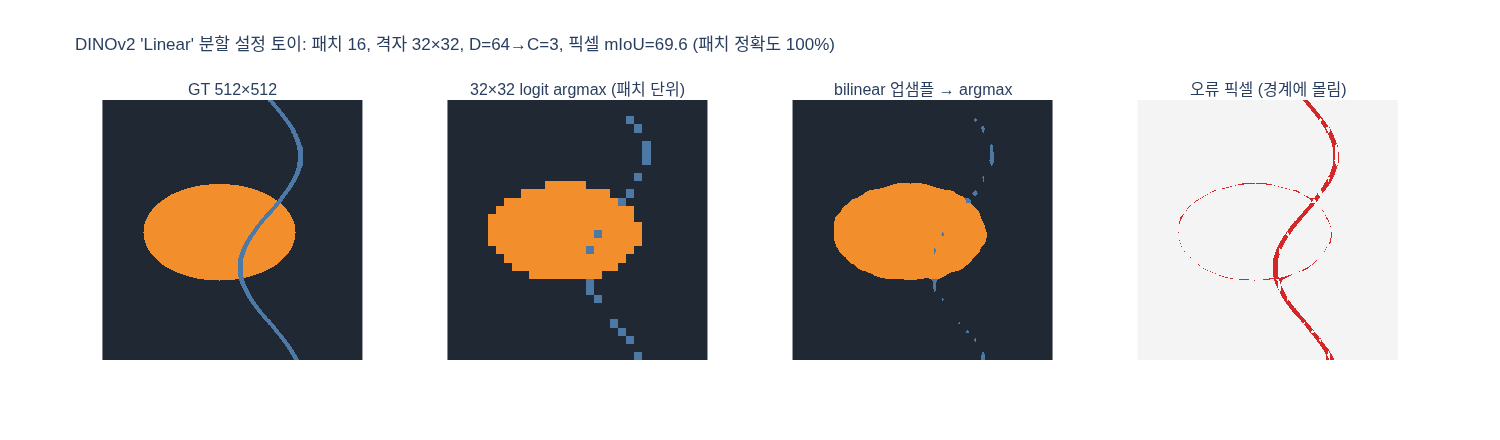

Generate this figure with Python:
# %% [markdown]
# # DINOv2 semantic segmentation "Linear" 설정 — numpy 토이 재현
#
# 논문(Sec. 7.4)의 **Linear** 설정:
#
# 1. frozen ViT 백본이 512×512 입력을 패치 크기 $p=16$으로 쪼개 $32\times32$ 개의 패치 토큰 $\mathbf{x}_{ij}\in\mathbb{R}^D$ 를 낸다.
# 2. 패치마다 **같은** 선형 층 $W\in\mathbb{R}^{C\times D}$ 를 적용해 저해상도 logit map $\mathbf{z}\in\mathbb{R}^{32\times32\times C}$ 를 만든다.
#    $$\mathbf{z}_{ij} = W\mathbf{x}_{ij} + \mathbf{b}$$
# 3. logit map을 512×512로 **bilinear 업샘플링**한 뒤 argmax → 분할 마스크.
#
# 이 스크립트는 백본을 학습하지 않고, "패치 토큰이 클래스 정보를 선형적으로 담고 있다"는 가정만
# 합성 데이터로 흉내 내서 **왜 경계가 뭉개지는지**를 mIoU 숫자와 그림으로 확인한다.

# %%
# 필요 패키지: numpy, plotly, kaleido (scipy는 있으면 사용, 없으면 numpy bilinear 구현으로 대체)
import numpy as np
import plotly.graph_objects as go
from plotly.subplots import make_subplots
from pathlib import Path


def _show(fig):
    try:
        from IPython import get_ipython
        if get_ipython() is not None:  # VSCode 셀/Jupyter에서만 렌더링
            fig.show()
    except ImportError:
        pass


rng = np.random.default_rng(0)
H = W = 512          # 입력/출력 해상도
P = 16               # 패치 크기
G = H // P           # 패치 격자 한 변 = 32
C = 3                # 클래스 수 (배경 / 물체A / 물체B)
D = 64               # 토큰 차원 (실제 ViT-g는 1536)
print(f"패치 격자: {G}x{G} = {G*G} 토큰, 각 토큰 {D}차원, 클래스 {C}개")
# 출력: 패치 격자: 32x32 = 1024 토큰, 각 토큰 64차원, 클래스 3개

# %% [markdown]
# ## 1. 곡선 경계를 가진 512×512 ground-truth 마스크
#
# 클래스 1은 기울어진 타원, 클래스 2는 얇은 곡선 띠(가늘고 굽은 물체 — 저해상도에서 특히 취약한 형태).

# %%
yy, xx = np.mgrid[0:H, 0:W].astype(np.float64)
u = (xx - 230) / 150.0
v = (yy - 260) / 95.0
theta = np.deg2rad(25)
ur = u * np.cos(theta) - v * np.sin(theta)
vr = u * np.sin(theta) + v * np.cos(theta)
ellipse = (ur**2 + vr**2) <= 1.0

band_center = 330 + 60 * np.sin(yy / 70.0)          # x 위치가 y에 따라 흔들리는 띠
band = np.abs(xx - band_center) < 5                 # 폭 10px < 패치 한 변(16px)

gt = np.zeros((H, W), dtype=np.int64)
gt[ellipse] = 1
gt[band] = 2                                        # 띠가 타원 위를 지나면 띠가 우선
for c in range(C):
    print(f"class {c}: {(gt == c).mean()*100:5.1f}% 픽셀")
# 출력: class 0:  81.6% 픽셀
# 출력: class 1:  16.5% 픽셀
# 출력: class 2:   2.0% 픽셀

# %% [markdown]
# ## 2. 패치 토큰 시뮬레이션 (frozen 백본 흉내)
#
# 각 패치의 토큰은 그 패치 안 픽셀들의 **클래스 비율** $\pi_{ij}\in\Delta^{C}$ 에 따라 클래스 프로토타입
# $\mu_c\in\mathbb{R}^D$ 를 섞은 벡터 + 노이즈로 만든다:
# $$\mathbf{x}_{ij} = \sum_c \pi_{ij,c}\,\mu_c + \epsilon,\qquad \epsilon\sim\mathcal N(0,\sigma^2 I)$$
# 핵심 가정: **한 패치 = 한 토큰**. 경계가 패치 안을 지나가면 그 정보는 토큰 하나에 뭉개져 들어간다.

# %%
# (32,32,16,16) 블록으로 재배열 → 패치별 클래스 히스토그램
gt_blocks = gt.reshape(G, P, G, P).transpose(0, 2, 1, 3).reshape(G, G, P * P)
pi = np.stack([(gt_blocks == c).mean(-1) for c in range(C)], axis=-1)   # (32,32,C)

mu = rng.normal(size=(C, D)) * 1.0                # 클래스 프로토타입
sigma = 0.6
tokens = pi @ mu + rng.normal(size=(G, G, D)) * sigma   # (32,32,D)
print("tokens.shape =", tokens.shape)
pure = (pi.max(-1) == 1.0).mean()
print(f"단일 클래스만 담은 '순수' 패치 비율: {pure*100:.1f}%  → 나머지는 경계가 지나는 혼합 패치")
# 출력: tokens.shape = (32, 32, 64)
# 출력: 단일 클래스만 담은 '순수' 패치 비율: 88.4%  → 나머지는 경계가 지나는 혼합 패치

# %% [markdown]
# ## 3. 선형 층 $D\to C$ 학습 (패치 단위 분류)
#
# 논문처럼 타깃은 **패치 해상도**로 내린 GT(여기선 패치의 다수 클래스)이고, 손실은 cross-entropy.
# 파라미터는 $W\in\mathbb{R}^{C\times D},\ \mathbf b\in\mathbb{R}^C$ 만 학습한다 — 백본(=tokens)은 frozen.

# %%
X = tokens.reshape(-1, D)                         # (1024, D)
y = pi.reshape(-1, C).argmax(-1)                  # 패치의 다수 클래스 (1024,)
Y = np.eye(C)[y]

Wl = np.zeros((D, C)); bl = np.zeros(C)
lr = 0.5
for it in range(300):
    logits = X @ Wl + bl
    prob = np.exp(logits - logits.max(1, keepdims=True)); prob /= prob.sum(1, keepdims=True)
    grad = (prob - Y) / len(X)
    Wl -= lr * X.T @ grad
    bl -= lr * grad.sum(0)
loss = -np.log(prob[np.arange(len(y)), y] + 1e-12).mean()
patch_acc = ((X @ Wl + bl).argmax(-1) == y).mean()
print(f"학습 후 CE loss = {loss:.3f}, 패치 단위 정확도 = {patch_acc*100:.1f}%")
print(f"학습 파라미터 수 = {Wl.size + bl.size}  (D*C + C)")
# 출력: 학습 후 CE loss = 0.003, 패치 단위 정확도 = 100.0%
# 출력: 학습 파라미터 수 = 195  (D*C + C)

# %% [markdown]
# ## 4. 32×32 logit map → 512×512 bilinear 업샘플링 → argmax
#
# 업샘플링은 **logit** 에 대해 수행한 뒤 argmax 한다(논문 순서). 픽셀 $(r,s)$ 의 값은 주변 4개 패치 중심의 logit을
# 거리 가중 평균한 것이므로, 경계는 최대 패치 한 변(16px) 폭에 걸쳐 부드럽게 섞인다.

# %%
logit_map = (tokens @ Wl + bl)                    # (32,32,C) 저해상도 logit map
pred_lowres = logit_map.argmax(-1)                # 32×32 예측


def bilinear_upsample(z, out_h, out_w):
    """z: (h,w,C) → (out_h,out_w,C). align_corners=False 방식(패치 중심을 픽셀 중심에 맞춤)."""
    h, w, _ = z.shape
    ys = (np.arange(out_h) + 0.5) * h / out_h - 0.5
    xs = (np.arange(out_w) + 0.5) * w / out_w - 0.5
    ys = np.clip(ys, 0, h - 1); xs = np.clip(xs, 0, w - 1)
    y0 = np.floor(ys).astype(int); x0 = np.floor(xs).astype(int)
    y1 = np.minimum(y0 + 1, h - 1); x1 = np.minimum(x0 + 1, w - 1)
    wy = (ys - y0)[:, None, None]; wx = (xs - x0)[None, :, None]
    return ((1 - wy) * (1 - wx) * z[y0][:, x0] + (1 - wy) * wx * z[y0][:, x1]
            + wy * (1 - wx) * z[y1][:, x0] + wy * wx * z[y1][:, x1])


try:
    from scipy.ndimage import zoom
    logit_up = np.stack([zoom(logit_map[..., c], P, order=1, grid_mode=True, mode="nearest")
                         for c in range(C)], -1)
    how = "scipy.ndimage.zoom(order=1)"
except ImportError:
    logit_up = bilinear_upsample(logit_map, H, W)
    how = "numpy bilinear"
pred_linear = logit_up.argmax(-1)                 # 최종 512×512 분할
pred_nearest = np.repeat(np.repeat(pred_lowres, P, 0), P, 1)   # 비교용: 그냥 블록 복제
print(f"업샘플링 방식: {how}, logit_up.shape = {logit_up.shape}")
# 출력: 업샘플링 방식: scipy.ndimage.zoom(order=1), logit_up.shape = (512, 512, 3)

# %% [markdown]
# ## 5. mIoU 평가와 "경계 오류" 분해
#
# $$\mathrm{IoU}_c=\frac{|P_c\cap G_c|}{|P_c\cup G_c|},\qquad \mathrm{mIoU}=\frac1C\sum_c \mathrm{IoU}_c$$
# 패치 단위 정확도는 100%인데 픽셀 mIoU는 왜 떨어질까? 오류 픽셀이 **어디** 있는지 세어 보면 답이 나온다.

# %%
def miou(pred, gt, C):
    ious = []
    for c in range(C):
        inter = ((pred == c) & (gt == c)).sum(); union = ((pred == c) | (gt == c)).sum()
        ious.append(inter / union if union else np.nan)
    return np.nanmean(ious), ious


for name, pr in [("nearest(블록 복제)", pred_nearest), ("bilinear(논문 Linear)", pred_linear)]:
    m, ious = miou(pr, gt, C)
    print(f"{name:22s} pixel acc={np.mean(pr == gt)*100:5.1f}%  mIoU={m*100:5.1f}  "
          + "  ".join(f"IoU{c}={v*100:4.1f}" for c, v in enumerate(ious)))
# 출력: nearest(블록 복제)         pixel acc= 97.1%  mIoU= 74.0  IoU0=97.2  IoU1=90.5  IoU2=34.5
# 출력: bilinear(논문 Linear)    pixel acc= 98.0%  mIoU= 69.6  IoU0=98.2  IoU1=94.9  IoU2=15.8

# GT 경계에서 8px(패치 반 변) 이내에 있는 픽셀 = "경계 지대"
gy = np.abs(np.diff(gt, axis=0, prepend=gt[:1])) > 0
gx = np.abs(np.diff(gt, axis=1, prepend=gt[:, :1])) > 0
edge = gy | gx
try:
    from scipy.ndimage import binary_dilation
    border = binary_dilation(edge, iterations=P // 2)
except ImportError:
    border = edge.copy()
    for _ in range(P // 2):
        border = border | np.roll(border, 1, 0) | np.roll(border, -1, 0) | np.roll(border, 1, 1) | np.roll(border, -1, 1)
err = pred_linear != gt
print(f"경계 지대(GT 경계 ±{P//2}px) 픽셀 비율: {border.mean()*100:.1f}%")
print(f"오류 픽셀 중 경계 지대에 있는 비율: {(err & border).sum() / err.sum() * 100:.1f}%")
print(f"얇은 띠(class 2, 폭 10px) 재현율: {((pred_linear == 2) & (gt == 2)).sum() / (gt == 2).sum() * 100:.1f}%")
# 출력: 경계 지대(GT 경계 ±8px) 픽셀 비율: 9.7%
# 출력: 오류 픽셀 중 경계 지대에 있는 비율: 100.0%
# 출력: 얇은 띠(class 2, 폭 10px) 재현율: 16.4%

# %% [markdown]
# 결론: 패치 분류는 완벽해도 **오류가 전부 경계 ±8px 지대에 몰려** 있고, 패치 폭보다 얇은 구조(class 2, 10px)는
# IoU가 15.8%로 무너진다(bilinear는 넓은 영역 경계는 다듬어 주지만, 얇은 구조의 logit은 이웃 패치와 평균되어 오히려 사라진다 — nearest 34.5% → bilinear 15.8%). 논문이 "extremely simple but cannot easily produce high-resolution segmentations"
# 라고 쓴 이유가 그대로 재현된다. `+ms`(4개 층 concat, 640 해상도, multiscale TTA)나
# Mask2Former 헤드가 하는 일은 결국 이 경계 정보를 되살리는 것이다.

# %% [markdown]
# ## 6. 시각화: GT / 32×32 logit argmax / 업샘플 예측 / 오류 위치

# %%
colors = [[0, "#1f2833"], [0.5, "#f28e2b"], [1, "#4e79a7"]]
fig = make_subplots(rows=1, cols=4, horizontal_spacing=0.03,
                    subplot_titles=("GT 512×512", f"{G}×{G} logit argmax (패치 단위)",
                                    "bilinear 업샘플 → argmax", "오류 픽셀 (경계에 몰림)"))
hm = dict(colorscale=colors, zmin=0, zmax=C - 1, showscale=False)
fig.add_trace(go.Heatmap(z=gt[::-1], **hm), 1, 1)
fig.add_trace(go.Heatmap(z=pred_lowres[::-1], **hm), 1, 2)
fig.add_trace(go.Heatmap(z=pred_linear[::-1], **hm), 1, 3)
fig.add_trace(go.Heatmap(z=err[::-1].astype(int), colorscale=[[0, "#f4f4f4"], [1, "#d62728"]],
                         zmin=0, zmax=1, showscale=False), 1, 4)
# 두 번째 패널은 32×32 격자이므로 픽셀 축과 비율만 맞춘다
for c in range(1, 5):
    fig.update_xaxes(showticklabels=False, showgrid=False, zeroline=False, row=1, col=c)
    fig.update_yaxes(showticklabels=False, showgrid=False, zeroline=False, scaleanchor=f"x{c if c > 1 else ''}", row=1, col=c)
m_lin, _ = miou(pred_linear, gt, C)
fig.update_layout(width=1500, height=440, template="plotly_white",
                  title=f"DINOv2 'Linear' 분할 설정 토이: 패치 {P}, 격자 {G}×{G}, D={D}→C={C}, "
                        f"픽셀 mIoU={m_lin*100:.1f} (패치 정확도 {patch_acc*100:.0f}%)")
_show(fig)
out = Path(__file__).resolve().parent / "expy.png" if "__file__" in globals() else Path("expy.png")
fig.write_image(str(out), scale=1)
print("saved", out)
# 출력: saved .../expy.png
